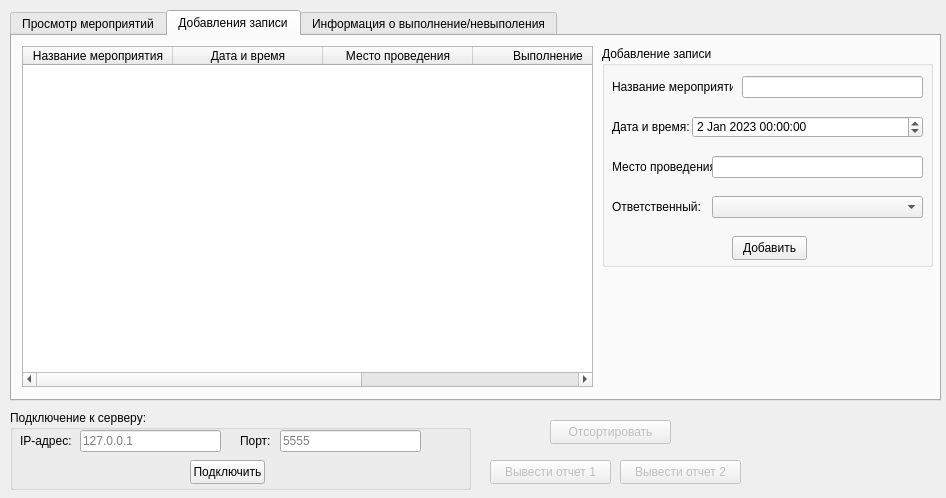
<?xml version="1.0" encoding="UTF-8"?>
<ui version="4.0">
 <class>MainWindow</class>
 <widget class="QMainWindow" name="MainWindow">
  <property name="geometry">
   <rect>
    <x>0</x>
    <y>0</y>
    <width>946</width>
    <height>498</height>
   </rect>
  </property>
  <property name="minimumSize">
   <size>
    <width>946</width>
    <height>498</height>
   </size>
  </property>
  <property name="maximumSize">
   <size>
    <width>946</width>
    <height>498</height>
   </size>
  </property>
  <property name="windowTitle">
   <string>Данные метрологии</string>
  </property>
  <widget class="QWidget" name="centralwidget">
   <widget class="QTabWidget" name="tabWidget">
    <property name="geometry">
     <rect>
      <x>10</x>
      <y>10</y>
      <width>931</width>
      <height>391</height>
     </rect>
    </property>
    <property name="currentIndex">
     <number>1</number>
    </property>
    <widget class="QWidget" name="tab">
     <attribute name="title">
      <string>Просмотр мероприятий</string>
     </attribute>
     <widget class="QTableWidget" name="tableWidget">
      <property name="enabled">
       <bool>false</bool>
      </property>
      <property name="geometry">
       <rect>
        <x>10</x>
        <y>60</y>
        <width>911</width>
        <height>261</height>
       </rect>
      </property>
      <attribute name="horizontalHeaderDefaultSectionSize">
       <number>150</number>
      </attribute>
      <column>
       <property name="text">
        <string>Название мероприятия</string>
       </property>
      </column>
      <column>
       <property name="text">
        <string>Дата и время</string>
       </property>
      </column>
      <column>
       <property name="text">
        <string>Место проведения</string>
       </property>
      </column>
      <column>
       <property name="text">
        <string>Выполнение</string>
       </property>
      </column>
      <column>
       <property name="text">
        <string>Ответственный</string>
       </property>
      </column>
     </widget>
     <widget class="QGroupBox" name="groupBox_4">
      <property name="geometry">
       <rect>
        <x>10</x>
        <y>0</y>
        <width>911</width>
        <height>51</height>
       </rect>
      </property>
      <property name="title">
       <string>Введите фамилию и инициалы:</string>
      </property>
      <widget class="QLineEdit" name="lineEdit_3">
       <property name="geometry">
        <rect>
         <x>10</x>
         <y>20</y>
         <width>771</width>
         <height>22</height>
        </rect>
       </property>
      </widget>
      <widget class="QPushButton" name="pushButton_4">
       <property name="geometry">
        <rect>
         <x>790</x>
         <y>20</y>
         <width>111</width>
         <height>24</height>
        </rect>
       </property>
       <property name="text">
        <string>Ввести</string>
       </property>
      </widget>
     </widget>
     <widget class="QLabel" name="label_7">
      <property name="geometry">
       <rect>
        <x>10</x>
        <y>330</y>
        <width>101</width>
        <height>16</height>
       </rect>
      </property>
      <property name="text">
       <string>Выбранная запись:</string>
      </property>
     </widget>
     <widget class="QLineEdit" name="lineEdit_4">
      <property name="geometry">
       <rect>
        <x>120</x>
        <y>330</y>
        <width>241</width>
        <height>22</height>
       </rect>
      </property>
      <property name="readOnly">
       <bool>true</bool>
      </property>
     </widget>
     <widget class="QPushButton" name="pushButton_6">
      <property name="geometry">
       <rect>
        <x>380</x>
        <y>330</y>
        <width>75</width>
        <height>24</height>
       </rect>
      </property>
      <property name="text">
       <string>Выполнена</string>
      </property>
     </widget>
    </widget>
    <widget class="QWidget" name="tab_2">
     <attribute name="title">
      <string>Добавления записи</string>
     </attribute>
     <widget class="QGroupBox" name="groupBox_3">
      <property name="geometry">
       <rect>
        <x>590</x>
        <y>10</y>
        <width>331</width>
        <height>221</height>
       </rect>
      </property>
      <property name="title">
       <string>Добавление записи</string>
      </property>
      <widget class="QLabel" name="label_12">
       <property name="geometry">
        <rect>
         <x>10</x>
         <y>30</y>
         <width>121</width>
         <height>21</height>
        </rect>
       </property>
       <property name="text">
        <string>Название мероприятия:</string>
       </property>
      </widget>
      <widget class="QLineEdit" name="lineEdit_9">
       <property name="geometry">
        <rect>
         <x>140</x>
         <y>30</y>
         <width>181</width>
         <height>22</height>
        </rect>
       </property>
      </widget>
      <widget class="QPushButton" name="pushButton_3">
       <property name="geometry">
        <rect>
         <x>130</x>
         <y>190</y>
         <width>75</width>
         <height>24</height>
        </rect>
       </property>
       <property name="text">
        <string>Добавить</string>
       </property>
      </widget>
      <widget class="QLabel" name="label_13">
       <property name="geometry">
        <rect>
         <x>10</x>
         <y>70</y>
         <width>121</width>
         <height>21</height>
        </rect>
       </property>
       <property name="text">
        <string>Дата и время:</string>
       </property>
      </widget>
      <widget class="QDateTimeEdit" name="dateTimeEdit">
       <property name="geometry">
        <rect>
         <x>90</x>
         <y>70</y>
         <width>231</width>
         <height>22</height>
        </rect>
       </property>
       <property name="dateTime">
        <datetime>
         <hour>0</hour>
         <minute>0</minute>
         <second>0</second>
         <year>2023</year>
         <month>1</month>
         <day>2</day>
        </datetime>
       </property>
       <property name="date">
        <date>
         <year>2023</year>
         <month>1</month>
         <day>2</day>
        </date>
       </property>
      </widget>
      <widget class="QLabel" name="label_14">
       <property name="geometry">
        <rect>
         <x>10</x>
         <y>110</y>
         <width>101</width>
         <height>21</height>
        </rect>
       </property>
       <property name="text">
        <string>Место проведения:</string>
       </property>
      </widget>
      <widget class="QLineEdit" name="lineEdit_10">
       <property name="geometry">
        <rect>
         <x>110</x>
         <y>110</y>
         <width>211</width>
         <height>22</height>
        </rect>
       </property>
      </widget>
      <widget class="QLabel" name="label_15">
       <property name="geometry">
        <rect>
         <x>10</x>
         <y>150</y>
         <width>91</width>
         <height>21</height>
        </rect>
       </property>
       <property name="text">
        <string>Ответственный:</string>
       </property>
      </widget>
      <widget class="QComboBox" name="comboBox">
       <property name="geometry">
        <rect>
         <x>110</x>
         <y>150</y>
         <width>211</width>
         <height>22</height>
        </rect>
       </property>
      </widget>
     </widget>
     <widget class="QTableWidget" name="tableWidget_2">
      <property name="geometry">
       <rect>
        <x>10</x>
        <y>10</y>
        <width>571</width>
        <height>341</height>
       </rect>
      </property>
      <attribute name="horizontalHeaderDefaultSectionSize">
       <number>150</number>
      </attribute>
      <column>
       <property name="text">
        <string>Название мероприятия</string>
       </property>
      </column>
      <column>
       <property name="text">
        <string>Дата и время</string>
       </property>
      </column>
      <column>
       <property name="text">
        <string>Место проведения</string>
       </property>
      </column>
      <column>
       <property name="text">
        <string>Выполнение</string>
       </property>
      </column>
      <column>
       <property name="text">
        <string>Ответственный</string>
       </property>
      </column>
     </widget>
    </widget>
    <widget class="QWidget" name="tab_3">
     <attribute name="title">
      <string>Информация о выполнение/невыполения</string>
     </attribute>
     <widget class="QTableWidget" name="tableWidget_3">
      <property name="geometry">
       <rect>
        <x>10</x>
        <y>40</y>
        <width>451</width>
        <height>311</height>
       </rect>
      </property>
      <attribute name="horizontalHeaderDefaultSectionSize">
       <number>150</number>
      </attribute>
      <column>
       <property name="text">
        <string>Название мероприятия</string>
       </property>
      </column>
      <column>
       <property name="text">
        <string>Дата и время</string>
       </property>
      </column>
      <column>
       <property name="text">
        <string>Место проведения</string>
       </property>
      </column>
      <column>
       <property name="text">
        <string>Выполнение</string>
       </property>
      </column>
      <column>
       <property name="text">
        <string>Ответственный</string>
       </property>
      </column>
     </widget>
     <widget class="QTableWidget" name="tableWidget_4">
      <property name="geometry">
       <rect>
        <x>470</x>
        <y>40</y>
        <width>451</width>
        <height>311</height>
       </rect>
      </property>
      <attribute name="horizontalHeaderDefaultSectionSize">
       <number>150</number>
      </attribute>
      <column>
       <property name="text">
        <string>Название мероприятия</string>
       </property>
      </column>
      <column>
       <property name="text">
        <string>Дата и время</string>
       </property>
      </column>
      <column>
       <property name="text">
        <string>Место проведения</string>
       </property>
      </column>
      <column>
       <property name="text">
        <string>Выполнение</string>
       </property>
      </column>
      <column>
       <property name="text">
        <string>Ответственный</string>
       </property>
      </column>
     </widget>
     <widget class="QLabel" name="label_5">
      <property name="geometry">
       <rect>
        <x>20</x>
        <y>10</y>
        <width>441</width>
        <height>20</height>
       </rect>
      </property>
      <property name="text">
       <string>Выполненные мероприятия</string>
      </property>
     </widget>
     <widget class="QLabel" name="label_6">
      <property name="geometry">
       <rect>
        <x>470</x>
        <y>10</y>
        <width>441</width>
        <height>20</height>
       </rect>
      </property>
      <property name="text">
       <string>Невыполненные мероприятия/Просрочнно выполнение</string>
      </property>
     </widget>
    </widget>
   </widget>
   <widget class="QGroupBox" name="groupBox">
    <property name="geometry">
     <rect>
      <x>10</x>
      <y>410</y>
      <width>461</width>
      <height>80</height>
     </rect>
    </property>
    <property name="title">
     <string>Подключение к серверу:</string>
    </property>
    <widget class="QLabel" name="label">
     <property name="geometry">
      <rect>
       <x>10</x>
       <y>20</y>
       <width>51</width>
       <height>21</height>
      </rect>
     </property>
     <property name="text">
      <string>IP-адрес:</string>
     </property>
    </widget>
    <widget class="QLineEdit" name="lineEdit">
     <property name="geometry">
      <rect>
       <x>70</x>
       <y>20</y>
       <width>141</width>
       <height>22</height>
      </rect>
     </property>
     <property name="placeholderText">
      <string>127.0.0.1</string>
     </property>
    </widget>
    <widget class="QLabel" name="label_2">
     <property name="geometry">
      <rect>
       <x>230</x>
       <y>20</y>
       <width>31</width>
       <height>21</height>
      </rect>
     </property>
     <property name="text">
      <string>Порт:</string>
     </property>
    </widget>
    <widget class="QLineEdit" name="lineEdit_2">
     <property name="geometry">
      <rect>
       <x>270</x>
       <y>20</y>
       <width>141</width>
       <height>22</height>
      </rect>
     </property>
     <property name="placeholderText">
      <string>5555</string>
     </property>
    </widget>
    <widget class="QPushButton" name="pushButton">
     <property name="geometry">
      <rect>
       <x>180</x>
       <y>50</y>
       <width>75</width>
       <height>24</height>
      </rect>
     </property>
     <property name="text">
      <string>Подключить</string>
     </property>
    </widget>
   </widget>
   <widget class="QPushButton" name="pushButton_5">
    <property name="enabled">
     <bool>false</bool>
    </property>
    <property name="geometry">
     <rect>
      <x>550</x>
      <y>420</y>
      <width>121</width>
      <height>24</height>
     </rect>
    </property>
    <property name="text">
     <string>Отсортировать</string>
    </property>
   </widget>
   <widget class="QPushButton" name="pushButton_2">
    <property name="enabled">
     <bool>false</bool>
    </property>
    <property name="geometry">
     <rect>
      <x>490</x>
      <y>460</y>
      <width>121</width>
      <height>24</height>
     </rect>
    </property>
    <property name="text">
     <string>Вывести отчет 1</string>
    </property>
   </widget>
   <widget class="QPushButton" name="pushButton_7">
    <property name="enabled">
     <bool>false</bool>
    </property>
    <property name="geometry">
     <rect>
      <x>620</x>
      <y>460</y>
      <width>121</width>
      <height>24</height>
     </rect>
    </property>
    <property name="text">
     <string>Вывести отчет 2</string>
    </property>
   </widget>
  </widget>
 </widget>
 <resources/>
 <connections/>
</ui>
